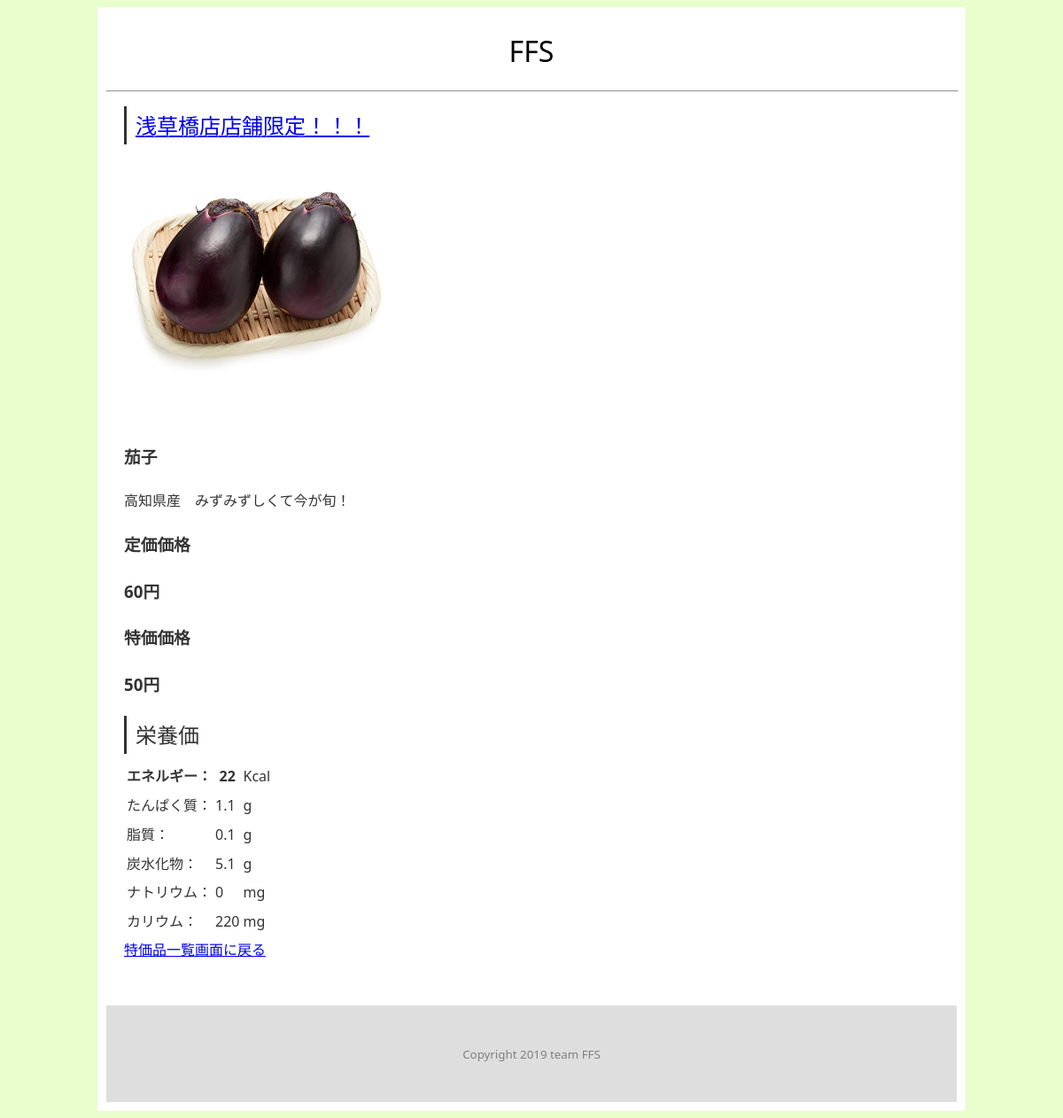
Before: /special_price_food_page.php?sale_id=1 with the older database file.
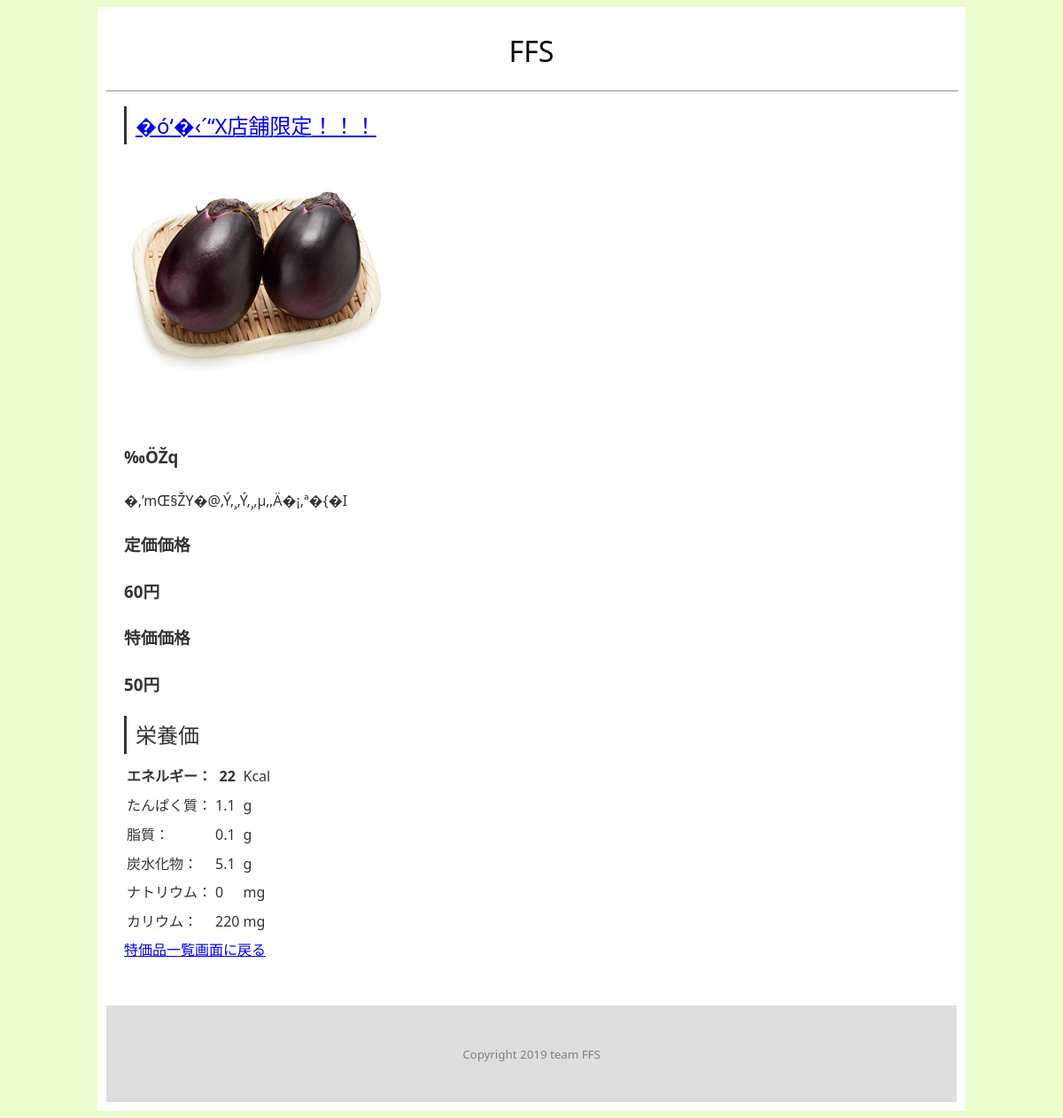
After: the same page with the newer database file.
### tables this page shows
CREATE TABLE IF NOT EXISTS sale (
  `sale_id` INT AUTO_INCREMENT NOT NULL,
  `sale_price` INT NOT NULL,
  `date` DATE NOT NULL,
  `shop_id` INT NOT NULL,
  `food_id` INT NOT NULL,
  PRIMARY KEY (`sale_id`),
  FOREIGN KEY(`food_id`) REFERENCES food (`food_id`),
  FOREIGN KEY(`shop_id`) REFERENCES shop (`shop_id`)
);

CREATE TABLE IF NOT EXISTS shop (
  `shop_id` INT AUTO_INCREMENT NOT NULL,
  `shop_name` VARCHAR(100) NOT NULL,
  `address` VARCHAR(100) NOT NULL,
  `tel` VARCHAR(20) NOT NULL,
  PRIMARY KEY (`shop_id`)
);

CREATE TABLE IF NOT EXISTS food (
  `food_id` INT AUTO_INCREMENT NOT NULL,
  `food_name` VARCHAR(100) NOT NULL,
  `food_price` INT NOT NULL,
  `picture` VARCHAR(300) NOT NULL,
  `txt` TEXT NOT NULL,
  `calorie` FLOAT NOT NULL,
  `protein` FLOAT,
  `lipid` FLOAT,
  `carb` FLOAT,
  `natrium` FLOAT,
  `kalium` FLOAT,
  `show_flag` INT NOT NULL,
  `genre_id` INT NOT NULL,
  PRIMARY KEY (`food_id`),
  FOREIGN KEY(`genre_id`) REFERENCES genre (`genre_id`)
);

### lib/model/SpecialPriceFood.php (called while the page is built, shortened)
<?php
class SpecialPriceFood
{
    private $dbh;
    public function __construct($dbh)
    {
        $this->dbh = $dbh;
    }
    public function getDataById($sale_id)
    {
        try {
            $sql = "SELECT *
                        FROM ffs_db.sale  t1
                            INNER JOIN ffs_db.food t2
                                ON t1.food_id = t2.food_id
                            INNER JOIN ffs_db.shop t3
                                ON t1.shop_id = t3.shop_id
                    WHERE sale_id = :sale_id";
            $sth = $this->dbh->prepare($sql);
            $sth->bindValue(":sale_id", (int) $sale_id);
            $sth->execute();
            $result_array = $sth->fetchAll(PDO::FETCH_ASSOC);
            if (!empty($result_array)) {
                return $result_array[0];
            } else {
                return null;
            }
        } catch (PDOException $e) {
            exit("SQL発行エラー：{$e->getMessage()}");
        }
    }
}

### lib/function.php (the view, shortened to what this page needs)
<?php
function h($str)
    {
        return htmlspecialchars($str, ENT_QUOTES, "UTF-8");
    }
function ph($str)
{
    print h($str);
}

### special_price_food_page.php (shortened to what this page needs)
<?php
$dbh = connectDb();
require_once("lib/model/SpecialPriceFood.php");
$special_price_food = new SpecialPriceFood($dbh);
if (empty($_GET)) {
} else {
    $target_sale_id = $_GET["sale_id"];
    $special_price_food_value = $special_price_food->getDataById($target_sale_id);
    require_once("lib/view/view_special_price_food_page.php");
}

### lib/view/view_special_price_food_page.php (shortened to what this page needs)
<!DOCTYPE html>
<html lang="ja">
<head>
</head>
<body>
<div class="wrapper">
<header>
  <h1>FFS</h1>
</header>
<hr>
<div class="content">
  <main>
    <article>
      <h2><a href="shop_page.php?shop_id=<?php ph($special_price_food_value["shop_id"]); ?>"><?php ph($special_price_food_value["shop_name"]); ?>店舗限定！！！</a></h2>
         <img src="lib/pic/food_pic/<?php ph($special_price_food_value["picture"]) ?>" width=300px height=300px alt="特価商品画像">
        <h3><?php ph($special_price_food_value["food_name"]); ?></h3>
        <p><?php ph($special_price_food_value["txt"]); ?></p>
        <h3>定価価格</h3>
        <h3><?php ph($special_price_food_value["food_price"]); ?>円</h3>
        <h3>特価価格</h3>
        <h3><?php ph($special_price_food_value["sale_price"]); ?>円</h3>
    </article>
    <article>
        <table>
          <h2>栄養価</h2>
          <tr>
            <th>エネルギー：</th>
            <th><?php ph($special_price_food_value["calorie"]); ?></th>
            <td>Kcal</td>
          </tr>
          <tr>
            <td>たんぱく質：</td>
            <td><?php ph($special_price_food_value["protein"]); ?></td>
            <td>g</td>
          </tr>
          <tr>
            <td>脂質：</td>
            <td><?php ph($special_price_food_value["lipid"]); ?></td>
            <td>g</td>
          </tr>
          <tr>
            <td>炭水化物：</td>
            <td><?php ph($special_price_food_value["carb"]); ?></td>
            <td>g</td>
          </tr>
          <tr>
            <td>ナトリウム：</td>
            <td><?php ph($special_price_food_value["natrium"]); ?></td>
            <td>mg</td>
          </tr>
          <tr>
            <td>カリウム：</td>
            <td><?php ph($special_price_food_value["kalium"]); ?></td>
            <td>mg</td>
          </tr>
        </table>
    </article>
    <a href="special_price_food_list_page.php">特価品一覧画面に戻る</a>
</main>
</div>
<footer>
  <small>Copyright 2019 team FFS</small>
</footer>
</div>
</body>
</html>

### lib/view/view_special_price_food_page.php (style rules this page uses)
body { font-family:"Lucida Grande", "segoe UI", "ヒラギノ丸ゴ ProN W4", "Hiragino Maru Gothic ProN", Meiryo, Arial, sans-serif; line-height: 1.8; color: #333; background: #E9FDCD; }
img { max-width: 100%; height: auto; }
p { text-shadow: 1px 1px 1px #fff; }
hr { width: 100%; }
.wrapper { max-width: 960px; margin: 0 auto; padding: 10px; background-color: white; }
header { margin-bottom: 1.5rem; }
header h1 { line-height: 1.2; font-size: 2rem; font-weight: normal; color: #000; text-shadow: 1px 1px 1px #fff; text-align: center; }
.content { padding: 0 10px; }
main { float: left; margin-left: 10px; width: 65.9574%; }
main h2 { margin: 0.5rem 0; padding: 0 0 0 10px; border-left: 3px solid #333; font-size: 1.5rem; font-weight: normal; text-shadow: 1px 1px 1px #fff; }
main { margin-bottom: 3rem; }
footer { clear: both; padding: 40px 0; background: #dedede; color: grey; text-align: center; }

Changed rows visible on the page:
changed through a linked row, sale: shop.shop_name "浅草橋店 茄子 高知県産 みずみずしくて今が旬！ 60 50 22 1.1 0.1 5.1 0 220" → "�ó‘�‹´“X ‰ÖŽq �‚’mŒ§ŽY�@‚Ý‚¸‚Ý‚¸‚µ‚­‚Ä�¡‚ª�{�I 60 50 22 1.1 0.1 5.1 0 220"
